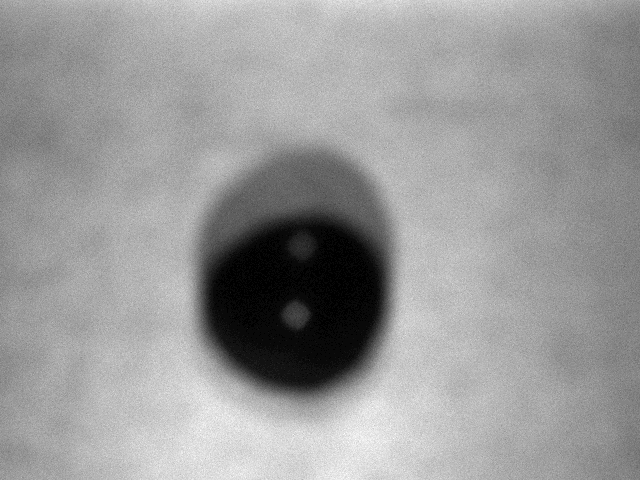
#> input picture spectral_project/captures_test/captures_2025-08-12_14-47-32/blue_2025-08-12_14-47-32.png, 640 x 480 px
$ jupyter execute --allow-errors analysis.ipynb
#> lines starting #> are read from the running program, lines starting #| are printed output that depends on the picture
[cell 1]
import matplotlib.pyplot as plt
import matplotlib.image as img
import numpy as np

[cell 2]
image_blue = img.imread('spectral_project/captures_test/captures_2025-08-12_14-47-32/blue_2025-08-12_14-47-32.png')
#> image_blue is the input picture: shape (480, 640) float32; min 0, max 0.106, mean 0.0638
image_red = img.imread('spectral_project/captures_test/captures_2025-08-12_14-47-32/red_2025-08-12_14-47-32.png')
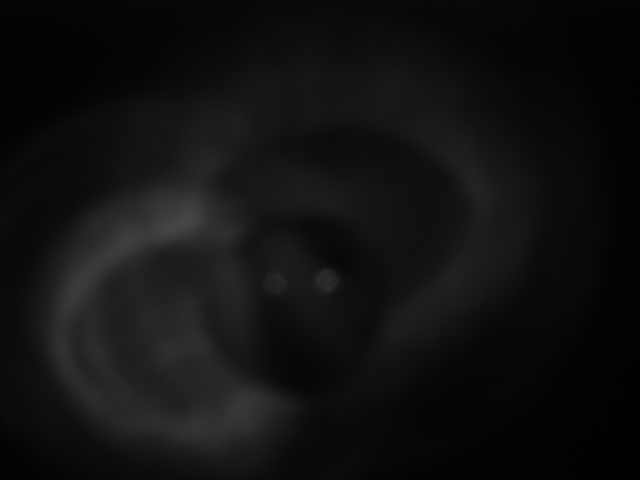
#> input picture spectral_project/captures_test/captures_2025-08-12_14-47-32/red_2025-08-12_14-47-32.png, 640 x 480 px
#> image_red is the input picture: shape (480, 640) float32; min 0, max 0.282, mean 0.0653
image_yellow = img.imread('spectral_project/captures_test/captures_2025-08-12_14-47-32/yellow_2025-08-12_14-47-32.png')
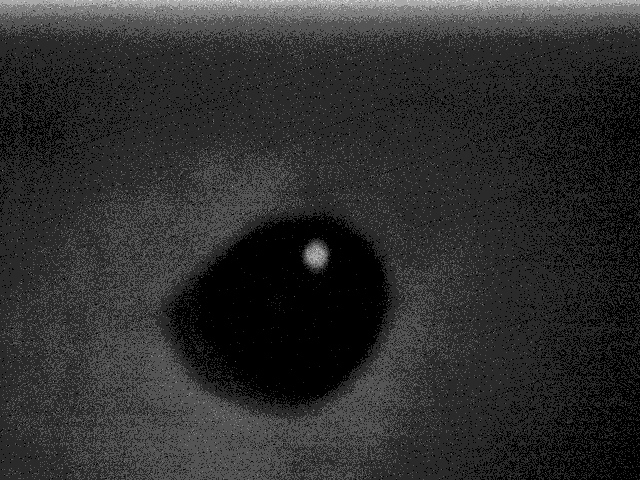
#> input picture spectral_project/captures_test/captures_2025-08-12_14-47-32/yellow_2025-08-12_14-47-32.png, 640 x 480 px
#> image_yellow is the input picture: shape (480, 640) float32; min 0, max 0.0235, mean 0.00422
image_white = img.imread('spectral_project/captures_test/captures_2025-08-12_14-47-32/white_2025-08-12_14-47-32.png')
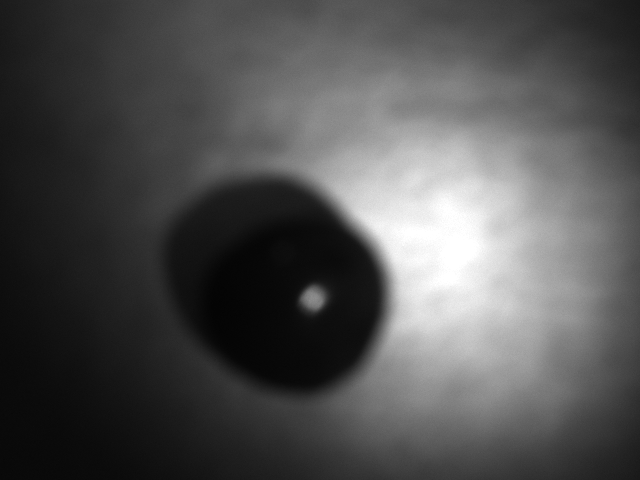
#> input picture spectral_project/captures_test/captures_2025-08-12_14-47-32/white_2025-08-12_14-47-32.png, 640 x 480 px
#> image_white is the input picture: shape (480, 640) float32; min 0.0118, max 1, mean 0.318

# nipy_spectral is indicate to spectral_images and viridis is the default method
plt.set_cmap('nipy_spectral')

print("Dimensão Imagem Azul: ", image_blue.shape)
#| Dimensão Imagem Azul:  (480, 640)
print("Dimensão Imagem Vermelho: ", image_red.shape)
#| Dimensão Imagem Vermelho:  (480, 640)
print("Dimensão Imagem Amarelo: ", image_yellow.shape)
#| Dimensão Imagem Amarelo:  (480, 640)
print("Dimensão Imagem Branca: ", image_white.shape)
#| Dimensão Imagem Branca:  (480, 640)

# Define os valores mínimo e máximo entre todas as imagens para a escala comum
vmin = min(
    np.min(image_blue),
    np.min(image_red),
    np.min(image_yellow),
    np.min(image_white)
)
#> vmin = 0

vmax = max(
    np.max(image_blue),
    np.max(image_red),
    np.max(image_yellow),
    np.max(image_white)
)
#> vmax = 1

print(f"Escala comum: vmin={vmin}, vmax={vmax}")
#| Escala comum: vmin=0.0, vmax=1.0

plt.subplot(2, 2, 1)
im1 = plt.imshow(image_blue, vmin=vmin, vmax=vmax)
plt.axis('off')
plt.title("Imagem Azul")
plt.colorbar(im1, fraction=0.046, pad=0.04)

plt.subplot(2, 2, 2)
im2 = plt.imshow(image_red, vmin=vmin, vmax=vmax)
plt.axis('off')
plt.title("Imagem Vermelho")
plt.colorbar(im2, fraction=0.046, pad=0.04)

plt.subplot(2, 2, 3)
im3 = plt.imshow(image_yellow, vmin=vmin, vmax=vmax)
plt.axis('off')
plt.title("Imagem Amarelo")
plt.colorbar(im3, fraction=0.046, pad=0.04)

plt.subplot(2, 2, 4)
im4 = plt.imshow(image_white, vmin=vmin, vmax=vmax)
plt.axis('off')
plt.title("Imagem Branco")
plt.colorbar(im4, fraction=0.046, pad=0.04)

plt.tight_layout()
plt.show()
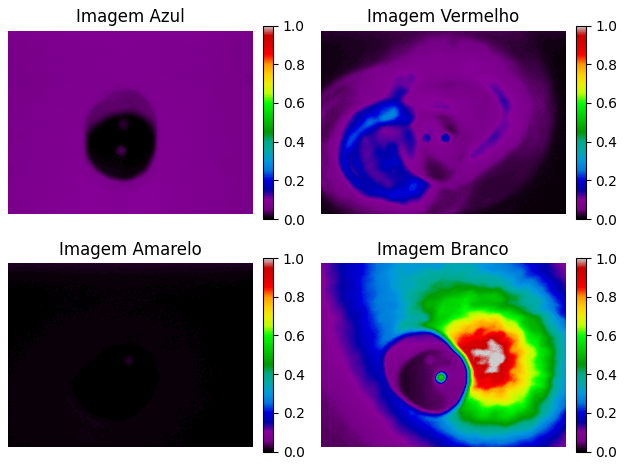
#> figure drawn by matplotlib, 8 panels

[cell 3]
plt.subplot(2, 2, 1)
im1 = plt.imshow(image_blue, vmin=np.min(image_blue), vmax=np.max(image_blue))
plt.axis('off')
plt.title("Imagem Azul")
plt.colorbar(im1, fraction=0.046, pad=0.04)

plt.subplot(2, 2, 2)
im2 = plt.imshow(image_red, vmin=np.min(image_red), vmax=np.max(image_red))
plt.axis('off')
plt.title("Imagem Vermelho")
plt.colorbar(im2, fraction=0.046, pad=0.04)

plt.subplot(2, 2, 3)
im3 = plt.imshow(image_yellow, vmin=np.min(image_yellow), vmax=np.max(image_yellow))
plt.axis('off')
plt.title("Imagem Amarelo")
plt.colorbar(im3, fraction=0.046, pad=0.04)

plt.subplot(2, 2, 4)
im4 = plt.imshow(image_white, vmin=np.min(image_white), vmax=np.max(image_white))
plt.axis('off')
plt.title("Imagem Branco")
plt.colorbar(im4, fraction=0.046, pad=0.04)

plt.tight_layout()
plt.show()
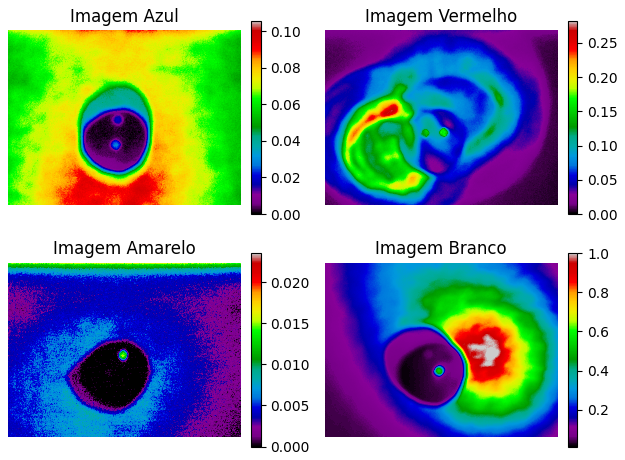
#> figure drawn by matplotlib, 8 panels

[cell 4]
rgb_image = np.dstack((image_blue, image_red, image_yellow))
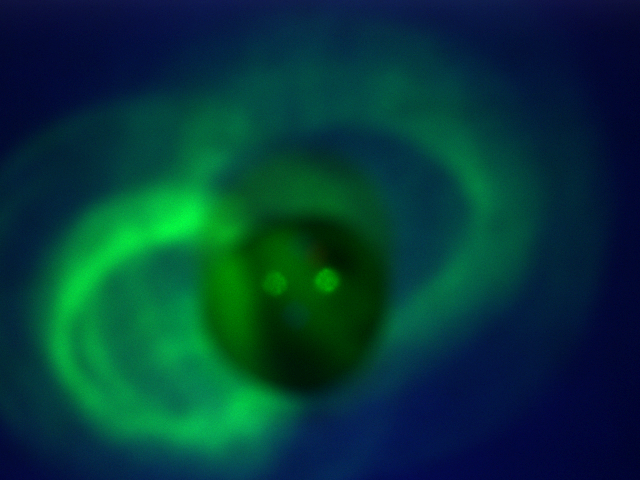
#> rgb_image: shape (480, 640, 3) float32; mean of channels 0, 1, 2 0.0637, 0.0652, 0.00422; drawn with min black and max white
rgb_image.shape
#> Out = (480, 640, 3)
